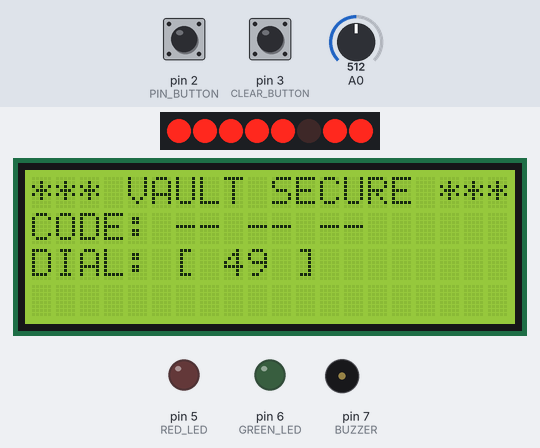
A sketch run on a simulated Arduino Uno, built with avr-gcc and run on an emulated ATmega328P. On the bench: 8 port-expander outputs drawn as a row of LEDs (first output left, lit = HIGH), 20×4 character LCD, output pins drawn as LEDs (lit = HIGH), buzzer (waves = sounding). Wiring (inferred from the names in the program): PCF8574 port expander at I2C address 0x3E. Wiring (inferred from the signals the program sends): row of LEDs: on Q0, Q1, Q2, Q3, Q4, Q5, Q6, Q7. The test bench sets the inputs (shaded band); at power-on: pin 2 (PIN_BUTTON) HIGH, A0 = 512, pin 3 (CLEAR_BUTTON) HIGH.

Above: at 1.3 s.
1.4 s: pin 2 (PIN_BUTTON) pulled LOW for 1 s
At 4.2 s:
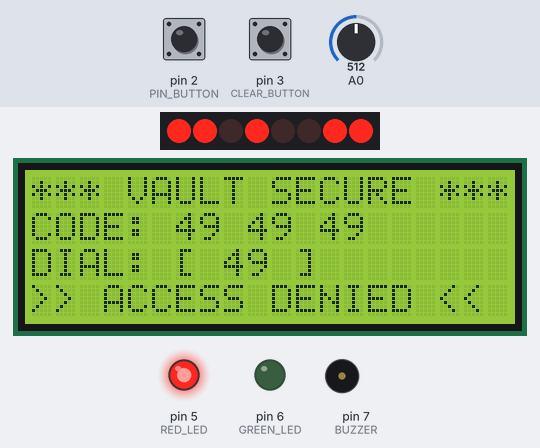
4.9 s: A0 set to 716
At 5.3 s:
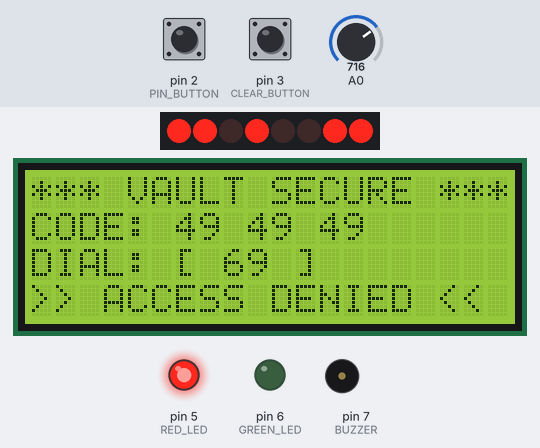
6.4 s: pin 3 (CLEAR_BUTTON) pulled LOW for 0.15 s
At 7.6 s:
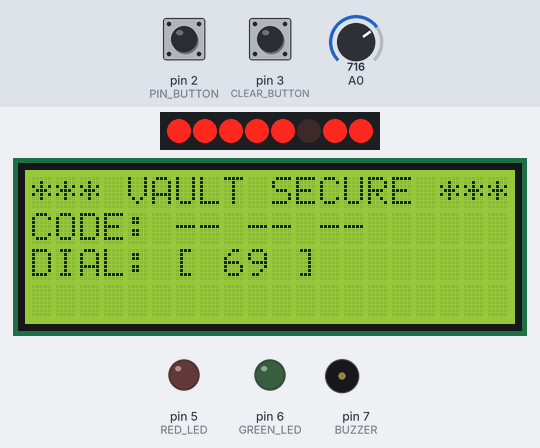
8.0 s: pin 2 (PIN_BUTTON) pulled LOW for 3.2 s
At 10.9 s:
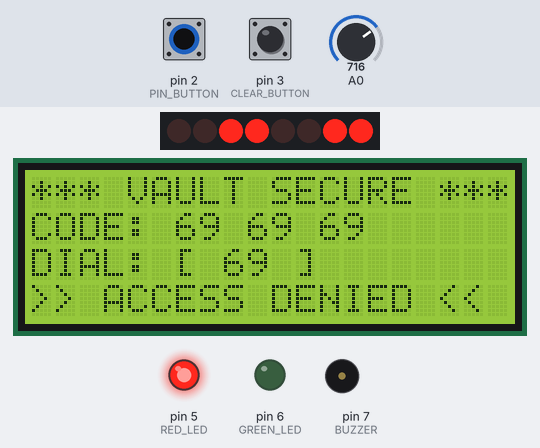
12.7 s: A0 set to 900
At 13.7 s:
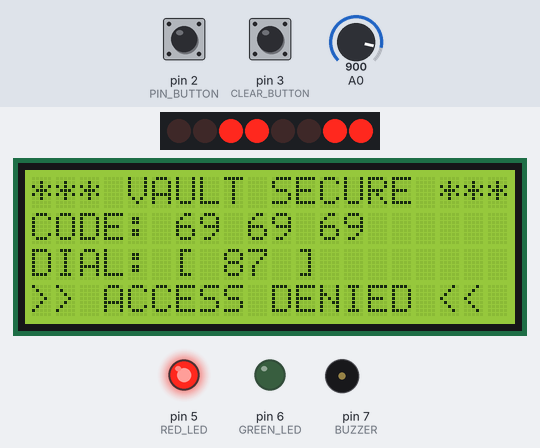
14.2 s: pin 3 (CLEAR_BUTTON) pulled LOW for 1 s
At 15.4 s:
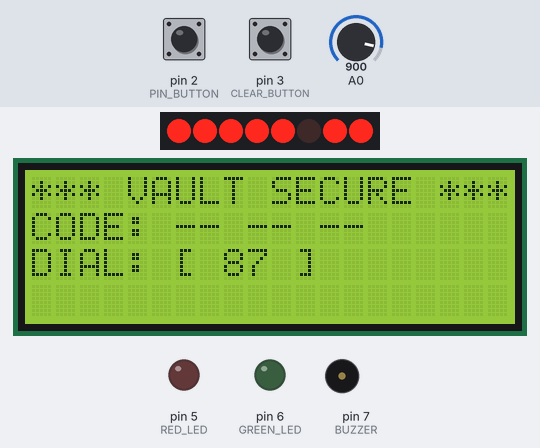
Timing chart, 0 to 17.2 s (numbered marks = the images above; inputs shaded):
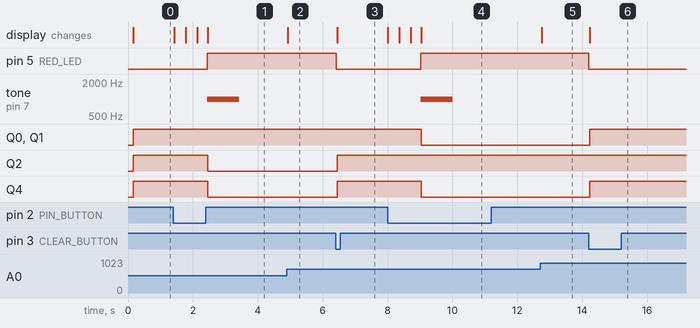

Measured:
- after the input at 1.4 s, pin 5 (RED_LED): LOW → HIGH after 1.0 s; tone on pin 7 (BUZZER): silent → 1000 Hz after 1.0 s, → silent 1.0 s later; Q2, Q4: HIGH → LOW after 1.1 s; the display: first changes at once (image 1 shows a later state)
- after the input at 4.9 s, the display: changes at once (image 2)
- after the input at 6.4 s, pin 5 (RED_LED): HIGH → LOW at once; Q2, Q4: LOW → HIGH after 0.05 s; the display: changes after 0.05 s (image 3)
- after the input at 8.0 s, pin 5 (RED_LED): LOW → HIGH after 1.0 s; tone on pin 7 (BUZZER): silent → 1000 Hz after 1.0 s, → silent 1.0 s later; Q0, Q1, Q4: HIGH → LOW after 1.0 s; the display: first changes at once (image 4 shows a later state)
- after the input at 12.7 s, the display: changes after 0.06 s (image 5)
- after the input at 14.2 s, pin 5 (RED_LED): HIGH → LOW at once; Q0, Q1, Q4: LOW → HIGH at once; the display: changes at once (image 6)

The sketch:

VaultTerminal.ino
```cpp
#include <Wire.h>
#include "WaveshareLCD.h"
#include <LiquidCrystal_I2C.h>

#define PIN_BUTTON 2
#define CLEAR_BUTTON 3
#define GREEN_LED 6
#define RED_LED 5
#define BUZZER 7

void victorySound();

LiquidCrystal_I2C Biglcd(0x27, 20, 4);

int prevDial = -1;
int prevReading = -1;
int dialValue = 0;
int currStep = 0;
int slots = 3;
int Code[3];
int secretCode[3] = {67, 33, 25}; // Secret Combination - Can be changed !
int triesLeft = 5;


void setup() {
  // Big screen
  Biglcd.init();
  Biglcd.backlight();

  Biglcd.setCursor(0, 0);
  Biglcd.print("*** VAULT SECURE ***");
  Biglcd.setCursor(0,1);
  Biglcd.print("CODE: -- -- --");
  Biglcd.setCursor(0, 2);
  Biglcd.print("DIAL: [ ");

  // Small screen
  lcd_init();
  lcd_set_cursor(0, 0);
  lcd_print("TRIES LEFT: 5         ");
  lcd_set_cursor(0, 1);
  lcd_print("HINT: - - -           ");

  // Pins
  pinMode(PIN_BUTTON, INPUT_PULLUP);
  pinMode(CLEAR_BUTTON, INPUT_PULLUP);
  pinMode(GREEN_LED, OUTPUT);
  pinMode(RED_LED, OUTPUT);
  pinMode(BUZZER, OUTPUT);
}


void loop() {
  // 1. POTENTIOMETER
  int reading = analogRead(A0);

  // short-term memory to prevent flickering
  if (abs(reading - prevReading) > 5)
  {
    prevReading = reading;
    // convert value to desired limit
    dialValue = map(reading, 0, 1023, 0, 99);

    if ( dialValue != prevDial )
    {
    Biglcd.setCursor(8, 2);
    Biglcd.print(dialValue);
    Biglcd.print(" ]        ");
    prevDial = dialValue;
    }
  }
  delay(50);

  // 2. Buttons
  // PIN_BUTTON
  int buttonState = digitalRead(PIN_BUTTON);
  if (buttonState == LOW && currStep < 3) // button is pressed
  {
    Code[currStep] = dialValue;
    if (currStep == 0)
    {
      Biglcd.setCursor(6, 1);
      Biglcd.print(dialValue);
    }
    else if ( currStep == 1)
    {
      Biglcd.setCursor(9, 1);
      Biglcd.print(dialValue);
    }
    else if ( currStep == 2)
    {
      Biglcd.setCursor(12, 1);
      Biglcd.print(dialValue);
    }
    currStep++;
    delay(300);

    if (currStep == 3)
    {
      lcd_set_cursor(6, 1);
      for (int i = 0; i < slots; i++)
      {
        if ( Code[i] == secretCode[i]) { lcd_print("= "); } // correct !
        else if ( Code[i] < secretCode[i] ) { lcd_print("^ "); } //  number needs to be higher
        else { lcd_print("v "); } // number needs to be lower
      }

      Biglcd.setCursor(0, 3);
      if (secretCode[0] == Code[0] && secretCode[1] == Code[1] && secretCode[2] == Code[2])
      {
        Biglcd.print(">> ACCESS GRANTED <<");
        victorySound();
      }
      else
      {
        digitalWrite(RED_LED, HIGH);
        tone(BUZZER, 1000, 1000);
        Biglcd.print (">> ACCESS DENIED <<");

        triesLeft--;
        lcd_set_cursor(12, 0);
        lcd_print(triesLeft);
      }
      currStep = 4;
    }
  }

  // CLEAR_BUTTON
  int clearButtonState = digitalRead(CLEAR_BUTTON);
  if (clearButtonState == LOW)
  {
    if (triesLeft > 0)
    {
      currStep = 0;
      digitalWrite(RED_LED, LOW);
      digitalWrite(GREEN_LED, LOW);
      Biglcd.setCursor(6, 1);
      Biglcd.print("-- -- --");

      Biglcd.setCursor(0, 3);
      Biglcd.print("                    "); // 20 black spaces to erase row

      lcd_set_cursor(6, 1);
      lcd_print("- - -       ");
    }
    else
    {
      digitalWrite(RED_LED, HIGH);
      tone(BUZZER, 200, 500);

      Biglcd.setCursor(0, 3);
      Biglcd.print(">>> SYSTEM LOCKED! <<<");
      lcd_set_cursor(0, 0);
      lcd_print("SECURITY LOCKOUT");
      lcd_set_cursor(0, 1);
      lcd_print("PLEASE REBOOT   ");
    }
    delay(300);
  }
}

void victorySound(){
  analogWrite(GREEN_LED, 50);
  tone(BUZZER, 523, 100);
  delay(120);

  analogWrite(GREEN_LED, 150);
  tone(BUZZER, 659, 100);
  delay(120);

  analogWrite(GREEN_LED, 255);
  tone(BUZZER, 784, 100);
  delay(150);

  tone(BUZZER, 1047);

  for (int i = 255; i >= 50; i -= 2)
  {
    analogWrite(GREEN_LED, i);
    delay(4);
  }
  for (int i = 50; i <= 255; i += 2)
  {
    analogWrite(GREEN_LED, i);
    delay(4);
  }

  noTone(BUZZER);
  analogWrite(GREEN_LED, 255);
}
```

WaveshareLCD.h
```cpp
#ifndef WAVESHARE_LCD_H
#define WAVESHARE_LCD_H

#include <Arduino.h>
#include <Wire.h>

#define LCD_ADDR 0x3E  // Change to 0x27 if your screen uses 0x27

void lcd_send_cmd(byte cmd) {
  Wire.beginTransmission(LCD_ADDR);
  Wire.write(0x80);
  Wire.write(cmd);
  Wire.endTransmission();
}

void lcd_send_data(byte data) {
  Wire.beginTransmission(LCD_ADDR);
  Wire.write(0x40);
  Wire.write(data);
  Wire.endTransmission();
}

void lcd_init() {
  delay(50);
  lcd_send_cmd(0x38);
  delayMicroseconds(50);
  lcd_send_cmd(0x0C);
  delayMicroseconds(50);
  lcd_send_cmd(0x01);
  delay(2);
  lcd_send_cmd(0x06);
}

void lcd_set_cursor(byte col, byte row) {
  byte addr = (row == 0) ? col : (0x40 + col);
  lcd_send_cmd(0x80 | addr);
}

void lcd_print(const char* str) {
  while (*str) {
    lcd_send_data(*str++);
  }
}

void lcd_print(unsigned int number) {
  char buf[10];
  itoa(number, buf, 10);
  lcd_print(buf);
}

#endif
```
